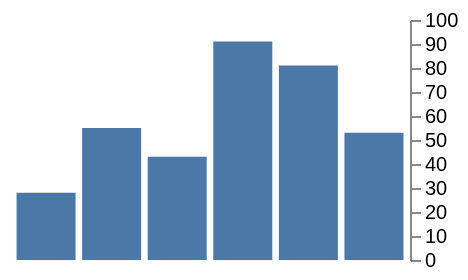

Express this chart as Vega-Lite.
### Vega specification from a JSON file in a GitHub repository (floating-point values rounded to 4 significant figures)
{"width": 200, "height": 120, "padding": 5, "data": [{"name": "t", "values": [{"a": "Alpha", "b": 28, "c": "x", "d": 1}, {"a": "Bravo", "b": 55, "c": "y", "d": 2}, {"a": "Charlie", "b": 43, "c": "x", "d": 3}, {"a": "Delta", "b": 91, "c": "z", "d": 4}, {"a": "Echo", "b": 81, "c": "y", "d": 5}, {"a": "Foxtrot", "b": 53, "c": "z", "d": 6}]}], "scales": [{"name": "x", "type": "band", "domain": {"data": "t", "field": "a"}, "range": "width", "padding": 0.1}, {"name": "y", "type": "linear", "domain": {"data": "t", "field": "b"}, "range": "height", "nice": true}, {"name": "color", "type": "ordinal", "domain": {"data": "t", "field": "c"}, "range": {"scheme": "category10"}}, {"name": "ramp", "type": "linear", "domain": {"data": "t", "field": "d"}, "range": {"scheme": "blues"}}, {"name": "size", "type": "linear", "domain": {"data": "t", "field": "b"}, "range": [10, 200]}, {"name": "shape", "type": "ordinal", "domain": {"data": "t", "field": "c"}, "range": "symbol"}, {"name": "quant", "type": "quantize", "domain": [0, 100], "range": {"scheme": "greens", "count": 4}}], "marks": [{"type": "rect", "from": {"data": "t"}, "encode": {"enter": {"x": {"scale": "x", "field": "a"}, "width": {"scale": "x", "band": 1}, "y": {"scale": "y", "field": "b"}, "y2": {"scale": "y", "value": 0}}}}], "axes": [{"orient": "right", "scale": "y"}]}
